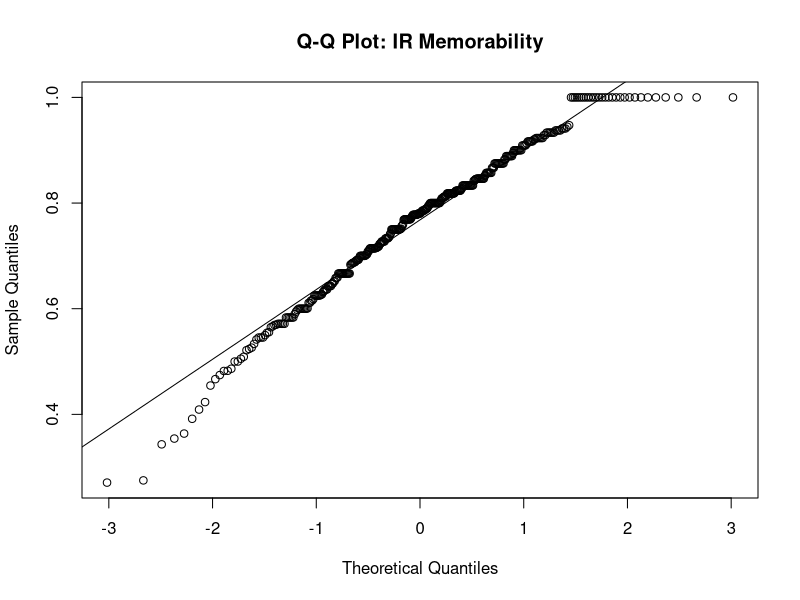
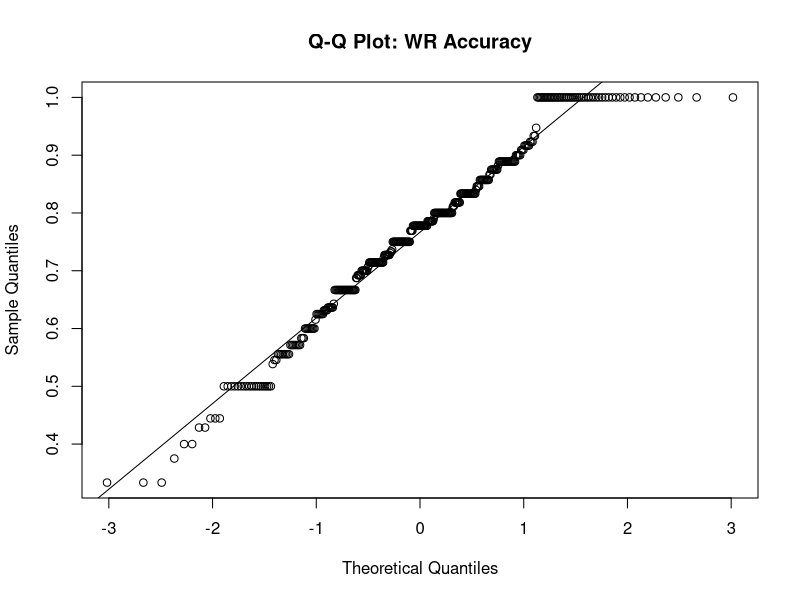
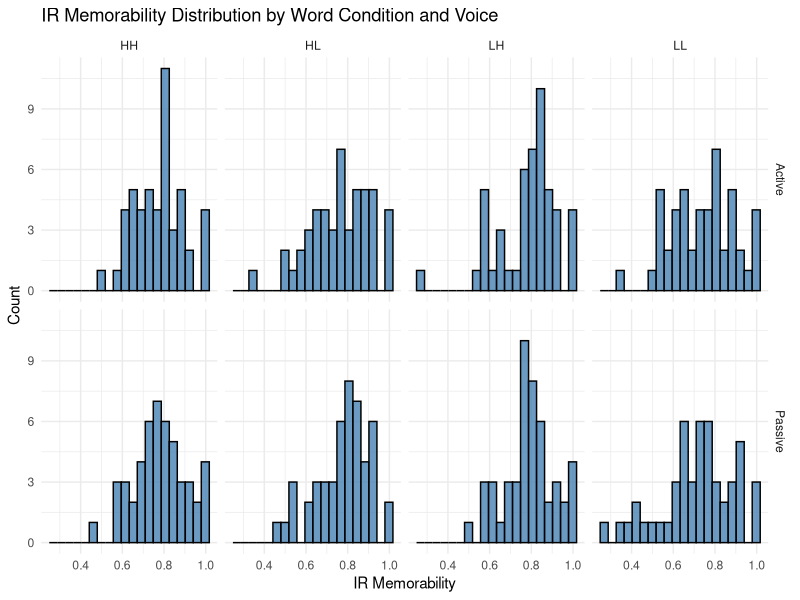
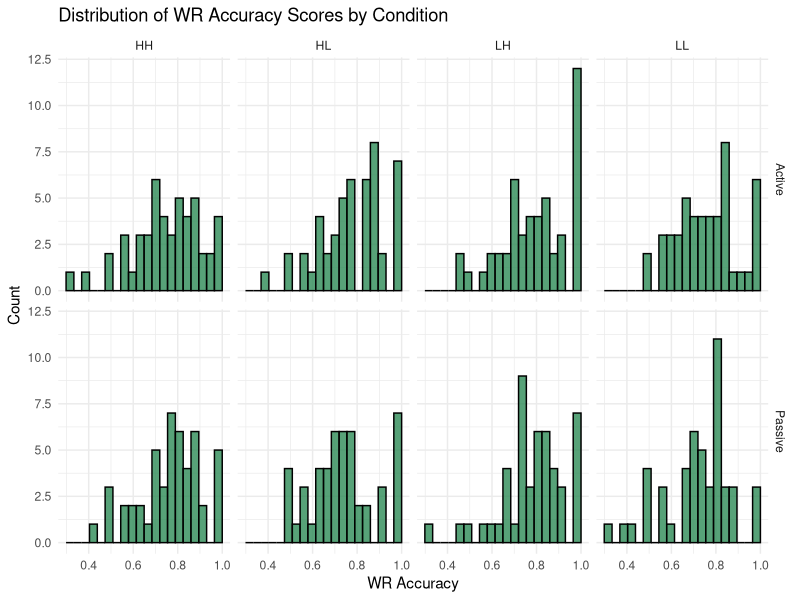
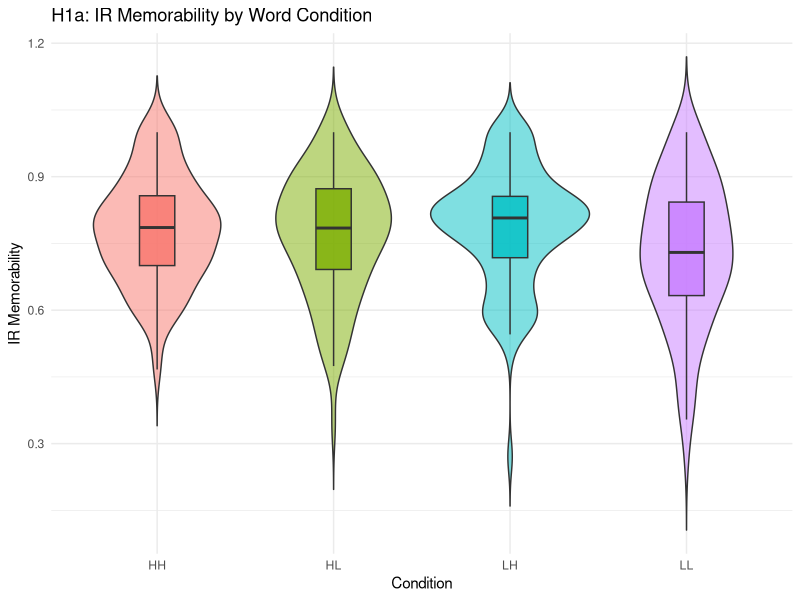
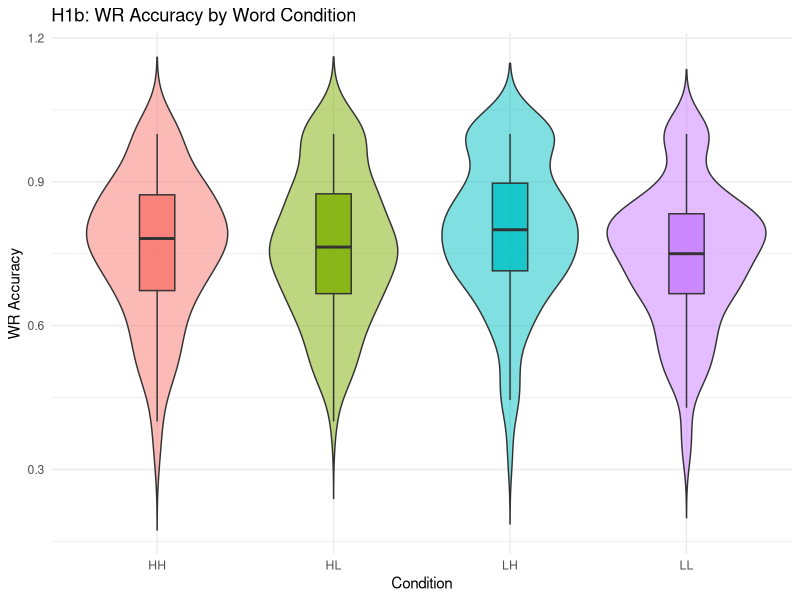
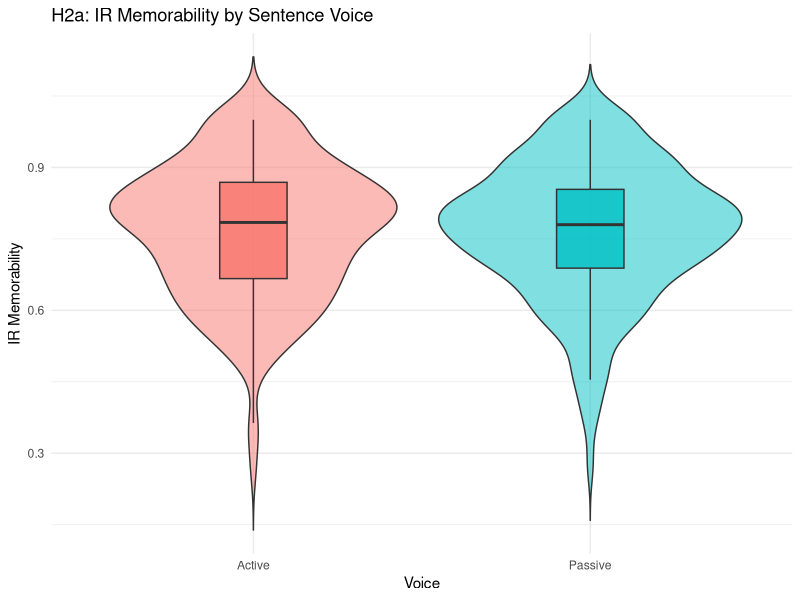
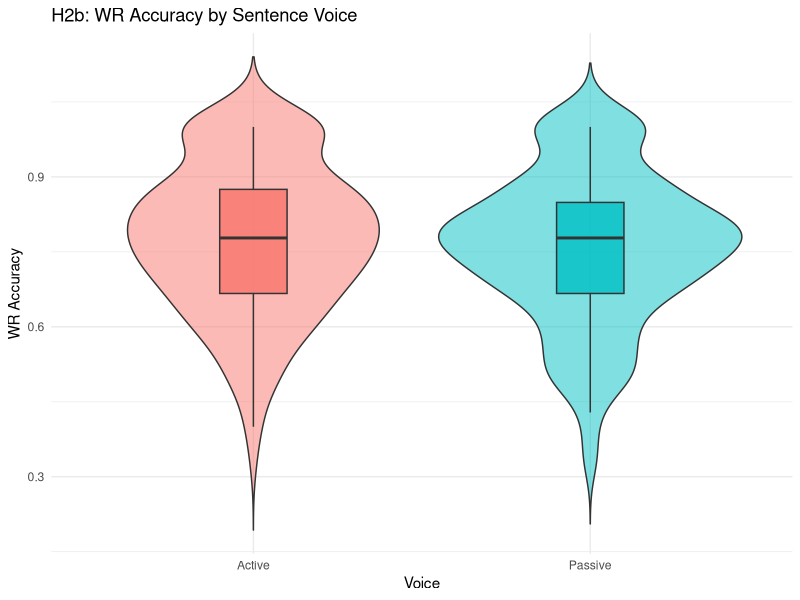

Write R code to recreate these figures, in order.
## ---- chunk 1
library(tidyverse)
library(stringr)
## ---- chunk 2
raw_dataset <- read_csv(
  "sentence_memorability_data.csv",
  na = c("", "NA", "N/A"),
  show_col_types = FALSE
)

aggregated_matrix <- raw_dataset %>%
  filter(isTarget == TRUE) %>%
  arrange(participant_ID, Stimulus, Timestamp) %>%
  mutate(
    # mapping conditions
    Word_Condition = case_when(
  str_detect(Stimulus, "^HH_")  ~ "HH",
  str_detect(Stimulus, "^HVL_") ~ "HL",
  str_detect(Stimulus, "^LVH_") ~ "LH",
  str_detect(Stimulus, "^LVL_") ~ "LL"
),
    Word_Condition = factor(Word_Condition, levels = c("HH","HL","LH","LL")),

    Sentence_Voice = case_when(
      str_detect(Stimulus, "_A$") ~ "Active",
      str_detect(Stimulus, "_P$") ~ "Passive",
      TRUE ~ NA_character_
    ),
    Sentence_Voice = factor(Sentence_Voice, levels = c("Active", "Passive")),

    Accuracy.IR = suppressWarnings(as.numeric(Accuracy.IR)),
    Accuracy.WR = suppressWarnings(as.numeric(Accuracy.WR)),

    # store previous IR result
    prev_IR = lag(Accuracy.IR)
  ) %>%
  group_by(Stimulus, Word_Condition, Sentence_Voice) %>%
  summarise(

    # IR components
    Total_Repeats = sum(isRepeat == TRUE & Event == "Sentence shown", na.rm = TRUE),
    Total_Denom = sum(is.na(isRepeat) & Event == "Sentence shown"),
    Hits = sum(Event == "IR pressed" & isRepeat == TRUE & Accuracy.IR == 1, na.rm = TRUE),
    False_Alarms = sum(Event == "IR pressed" & is.na(isRepeat), na.rm = TRUE),

    # IR metrics
    Hit_Rate = if_else(Total_Repeats > 0, Hits / Total_Repeats, 0),
    False_Alarm_Rate = if_else(Total_Denom > 0, False_Alarms / Total_Denom, 0),
    IR_Memorability = Hit_Rate - False_Alarm_Rate,

    # WR components (after correct IR)
    WR_correct = sum(Event == "WR pressed" & Accuracy.WR == 1 & prev_IR == 1, na.rm = TRUE),
    WR_total   = sum(Event == "WR pressed" & prev_IR == 1, na.rm = TRUE),

    # WR metric
    WR_Accuracy = if_else(WR_total > 0, WR_correct / WR_total, 0),

    .groups = "drop"
  ) %>%
  mutate(WR_Accuracy = replace_na(WR_Accuracy, 0))
## ---- chunk 3
# Testing for Normality
# QQ Plots
qqnorm(aggregated_matrix$IR_Memorability, main = "Q-Q Plot: IR Memorability")
qqline(aggregated_matrix$IR_Memorability)

qqnorm(aggregated_matrix$WR_Accuracy, main = "Q-Q Plot: WR Accuracy")
qqline(aggregated_matrix$WR_Accuracy)

# Shapiro Wilk
shapiro.test(aggregated_matrix$IR_Memorability)
shapiro.test(aggregated_matrix$WR_Accuracy)
## ---- chunk 4
# Graph 1: Histogram of IR Memorability Scores
ggplot(aggregated_matrix, aes(x = IR_Memorability)) +
  geom_histogram(bins = 20, fill = "steelblue", color = "black", alpha = 0.8) +
  facet_grid(Sentence_Voice ~ Word_Condition) +
  labs(
    title = "IR Memorability Distribution by Word Condition and Voice",
    x = "IR Memorability",
    y = "Count"
  ) +
  theme_minimal()

# Graph 2: Histogram of WR Accuracy Scores
ggplot(aggregated_matrix, aes(x = WR_Accuracy)) +
  geom_histogram(bins = 20, fill = "seagreen", color = "black", alpha = 0.8) +
  facet_grid(Sentence_Voice ~ Word_Condition) +
  labs(
    title = "Distribution of WR Accuracy Scores by Condition",
    x = "WR Accuracy",
    y = "Count"
  ) +
  theme_minimal()
## ---- chunk 5
# Graph 3 (H1a): Violin & Boxplot for IR by Word Condition
ggplot(aggregated_matrix, aes(x = Word_Condition, y = IR_Memorability, fill = Word_Condition)) +
  geom_violin(trim = FALSE, alpha = 0.5) +
  geom_boxplot(width = 0.2, outlier.shape = NA, alpha = 0.8) +
  labs(title = "H1a: IR Memorability by Word Condition", x = "Condition", y = "IR Memorability") +
  theme_minimal() + theme(legend.position = "none")

# Graph 4 (H1b): Violin & Boxplot for WR by Word Condition
ggplot(aggregated_matrix, aes(x = Word_Condition, y = WR_Accuracy, fill = Word_Condition)) +
  geom_violin(trim = FALSE, alpha = 0.5) +
  geom_boxplot(width = 0.2, outlier.shape = NA, alpha = 0.8) +
  labs(title = "H1b: WR Accuracy by Word Condition", x = "Condition", y = "WR Accuracy") +
  theme_minimal() + theme(legend.position = "none")
## ---- chunk 6
# Graph 5 (H2a): Violin & Boxplot for IR by Voice
ggplot(aggregated_matrix %>% drop_na(Sentence_Voice), aes(x = Sentence_Voice, y = IR_Memorability, fill = Sentence_Voice)) +
  geom_violin(trim = FALSE, alpha = 0.5) +
  geom_boxplot(width = 0.2, outlier.shape = NA, alpha = 0.8) +
  labs(title = "H2a: IR Memorability by Sentence Voice", x = "Voice", y = "IR Memorability") +
  theme_minimal() + theme(legend.position = "none")

# Graph 6 (H2b): Violin & Boxplot for WR by Voice
ggplot(aggregated_matrix %>% drop_na(Sentence_Voice), aes(x = Sentence_Voice, y = WR_Accuracy, fill = Sentence_Voice)) +
  geom_violin(trim = FALSE, alpha = 0.5) +
  geom_boxplot(width = 0.2, outlier.shape = NA, alpha = 0.8) +
  labs(title = "H2b: WR Accuracy by Sentence Voice", x = "Voice", y = "WR Accuracy") +
  theme_minimal() + theme(legend.position = "none")
## ---- chunk 7
interaction_data <- aggregated_matrix %>%
  drop_na(Word_Condition, Sentence_Voice) %>%
  group_by(Word_Condition, Sentence_Voice) %>%
  summarise(
    Mean_IR = mean(IR_Memorability, na.rm = TRUE),
    Mean_WR = mean(WR_Accuracy, na.rm = TRUE),
    .groups = 'drop'
  )

# Graph 7 (H3a): Interaction Plot for IR
ggplot(interaction_data, aes(x = Word_Condition, y = Mean_IR, color = Sentence_Voice, group = Sentence_Voice)) +
  geom_line(linewidth = 1) + geom_point(size = 3) +
  labs(title = "H3a: Interaction of Word Condition and Voice (IR)", x = "Word Condition", y = "Mean IR Memorability", color = "Voice") +
  theme_minimal()

# Graph 8 (H3b): Interaction Plot for WR 
ggplot(interaction_data, aes(x = Word_Condition, y = Mean_WR, color = Sentence_Voice, group = Sentence_Voice)) +
  geom_line(linewidth = 1) + geom_point(size = 3) +
  labs(title = "H3b: Interaction of Word Condition and Voice (WR)", x = "Word Condition", y = "Mean WR Accuracy", color = "Voice") +
  theme_minimal()
## ---- chunk 8
aggregated_scaled <- aggregated_matrix %>%
  mutate(
    IR_scaled = as.numeric(scale(IR_Memorability)),
    WR_scaled = as.numeric(scale(WR_Accuracy))
  )

# Calculate average scaled IR and WR scores and their standard errors for each word condition
effect_data <- aggregated_scaled %>%
  drop_na(Word_Condition, Sentence_Voice) %>%
  group_by(Word_Condition) %>%
  summarise(
    IR_mean = mean(IR_scaled, na.rm=TRUE),
    IR_se = sd(IR_scaled, na.rm=TRUE)/sqrt(n()),
    WR_mean = mean(WR_scaled, na.rm=TRUE),
    WR_se = sd(WR_scaled, na.rm=TRUE)/sqrt(n()),
    .groups="drop"
  )

# Graph 9 (H4): Word Memorability effects on IR vs WR
effect_data_long <- effect_data %>%
  pivot_longer(cols = c(IR_mean, WR_mean), names_to = "Metric", values_to = "Mean") %>%
  mutate(SE = ifelse(Metric == "IR_mean", IR_se, WR_se))

ggplot(effect_data_long, aes(x = Word_Condition, y = Mean, fill = Metric)) +
  geom_bar(stat = "identity", position = position_dodge()) +
  geom_errorbar(aes(ymin = Mean - SE, ymax = Mean + SE), width = 0.2, position = position_dodge(0.9)) +
  labs(title = "H4: Word Memorability Effect Magnitude (IR vs WR)", x = "Word Condition", y = "Score Magnitude") +
  scale_fill_manual(values = c("steelblue", "seagreen"), labels = c("IR Memorability", "WR Accuracy")) +
  theme_minimal()

# Graph 10 (H5): Sentence Voice effects on IR vs WR
voice_effect <- aggregated_scaled %>%
  drop_na(Sentence_Voice) %>%
  group_by(Sentence_Voice) %>%
  summarise(
    IR_mean = mean(IR_scaled, na.rm=TRUE),
    IR_se = sd(IR_scaled, na.rm=TRUE)/sqrt(n()),
    WR_mean = mean(WR_scaled, na.rm=TRUE),
    WR_se = sd(WR_scaled, na.rm=TRUE)/sqrt(n()),
    .groups="drop"
  ) %>%
  pivot_longer(cols = c(IR_mean, WR_mean), names_to = "Metric", values_to = "Mean") %>%
  mutate(SE = ifelse(Metric == "IR_mean", IR_se, WR_se))

ggplot(voice_effect, aes(x = Sentence_Voice, y = Mean, fill = Metric)) +
  geom_bar(stat = "identity", position = position_dodge()) +
  geom_errorbar(aes(ymin = Mean - SE, ymax = Mean + SE), width = 0.2, position = position_dodge(0.9)) +
  labs(title = "H5: Sentence Voice Effect Magnitude (IR vs WR)", x = "Sentence Voice", y = "Score Magnitude") +
  scale_fill_manual(values = c("steelblue", "seagreen"), labels = c("IR Memorability", "WR Accuracy")) +
  theme_minimal()
## ---- chunk 9
# Descriptive stats by Word Condition
desc_word <- aggregated_matrix %>%
  drop_na(Word_Condition) %>%
  group_by(Word_Condition) %>%
  summarise(
    IR_mean = mean(IR_Memorability, na.rm = TRUE),
    IR_sd = sd(IR_Memorability, na.rm = TRUE),
    IR_median = median(IR_Memorability, na.rm = TRUE),

    WR_mean = mean(WR_Accuracy, na.rm = TRUE),
    WR_sd = sd(WR_Accuracy, na.rm = TRUE),
    WR_median = median(WR_Accuracy, na.rm = TRUE),

    n = n(),
    .groups = "drop"
  )

print(desc_word)
## ---- chunk 10
# Descriptive stats by Sentence Voice
desc_voice <- aggregated_matrix %>%
  drop_na(Sentence_Voice) %>%
  group_by(Sentence_Voice) %>%
  summarise(
    IR_mean = mean(IR_Memorability, na.rm = TRUE),
    IR_sd = sd(IR_Memorability, na.rm = TRUE),
    IR_median = median(IR_Memorability, na.rm = TRUE),

    WR_mean = mean(WR_Accuracy, na.rm = TRUE),
    WR_sd = sd(WR_Accuracy, na.rm = TRUE),
    WR_median = median(WR_Accuracy, na.rm = TRUE),

    n = n(),
    .groups = "drop"
  )

print(desc_voice)
## ---- chunk 11
kruskal_ir_word <- kruskal.test(IR_Memorability ~ Word_Condition, data = aggregated_matrix)
print(kruskal_ir_word)
## ---- chunk 12
kruskal_wr_word <- kruskal.test(WR_Accuracy ~ Word_Condition, data = aggregated_matrix)
print(kruskal_wr_word)
## ---- chunk 13
mw_ir_voice <- wilcox.test(
  IR_Memorability ~ Sentence_Voice,
  data = aggregated_matrix,
  exact = FALSE
)

print(mw_ir_voice)
## ---- chunk 14
mw_wr_voice <- wilcox.test(
  WR_Accuracy ~ Sentence_Voice,
  data = aggregated_matrix,
  exact = FALSE
)

print(mw_wr_voice)
## ---- chunk 15
# Create categorical correctness variables
processed_trials <- raw_dataset %>%
  filter(isTarget == TRUE) %>%
  arrange(participant_ID, Stimulus, Timestamp) %>%
  group_by(participant_ID, Stimulus) %>%
  mutate(
    Word_Condition = case_when(
      str_detect(Stimulus, "^HH_")  ~ "HH",
      str_detect(Stimulus, "^HVL_") ~ "HL",
      str_detect(Stimulus, "^LVH_") ~ "LH",
      str_detect(Stimulus, "^LVL_") ~ "LL"
    ),
    Word_Condition = factor(Word_Condition, levels = c("HH", "HL", "LH", "LL")),

    Sentence_Voice = case_when(
      str_detect(Stimulus, "_A$") ~ "Active",
      str_detect(Stimulus, "_P$") ~ "Passive",
      TRUE ~ NA_character_
    ),
    Sentence_Voice = factor(Sentence_Voice, levels = c("Active", "Passive")),

    Accuracy.IR = suppressWarnings(as.numeric(Accuracy.IR)),
    Accuracy.WR = suppressWarnings(as.numeric(Accuracy.WR)),
    prev_IR = lag(Accuracy.IR)
  ) %>%
  ungroup()

ir_data <- processed_trials %>%
  filter(Event == "IR pressed") %>%
  mutate(
    IR_Result = case_when(
      isRepeat == TRUE & Accuracy.IR == 1 ~ "Correct",
      is.na(isRepeat) ~ "Incorrect",
      TRUE ~ NA_character_
    )
  ) %>%
  filter(!is.na(IR_Result))

wr_data <- processed_trials %>%
  filter(Event == "WR pressed", prev_IR == 1) %>%
  mutate(
    WR_Result = case_when(
      Accuracy.WR == 1 ~ "Correct",
      Accuracy.WR == 0 ~ "Incorrect",
      TRUE ~ NA_character_
    )
  ) %>%
  filter(!is.na(WR_Result))



ir_word_table <- table(ir_data$Word_Condition, ir_data$IR_Result)
fisher_ir_word <- fisher.test(ir_word_table)
print(fisher_ir_word)

wr_word_table <- table(wr_data$Word_Condition, wr_data$WR_Result)
fisher_wr_word <- fisher.test(wr_word_table)
print(fisher_wr_word)

ir_voice_table <- table(ir_data$Sentence_Voice, ir_data$IR_Result)
fisher_ir_voice <- fisher.test(ir_voice_table)
print(fisher_ir_voice)

wr_voice_table <- table(wr_data$Sentence_Voice, wr_data$WR_Result)
fisher_wr_voice <- fisher.test(wr_voice_table)
print(fisher_wr_voice)
## ---- chunk 16
# Create categorical correctness variables

ir_word_table <- table(ir_data$Word_Condition, ir_data$IR_Result)
chisq_ir_word <- chisq.test(ir_word_table)
print(chisq_ir_word)

wr_word_table <- table(wr_data$Word_Condition, wr_data$WR_Result)
chisq_wr_word <- chisq.test(wr_word_table)
print(chisq_wr_word)

ir_voice_table <- table(ir_data$Sentence_Voice, ir_data$IR_Result)
chisq_ir_voice <- chisq.test(ir_voice_table)
print(chisq_ir_voice)

wr_voice_table <- table(wr_data$Sentence_Voice, wr_data$WR_Result)
chisq_wr_voice <- chisq.test(wr_voice_table)
print(chisq_wr_voice)
## ---- chunk 17
# library(tidyverse)
# library(ggcorrplot)
# 
# library(dplyr)
# library(ggcorrplot)
# 
# #  The complete numeric correlation data
# cor_data <- aggregated_matrix %>%
#   select(
#     IR_Memorability,
#     WR_Accuracy,
#     Hit_Rate,
#     False_Alarm_Rate,
#     Hits,
#     False_Alarms,
#     Total_Repeats,
#     Total_Denom,
#     WR_correct,
#     WR_total
#   )
# 
# # Variable order
# var_order <- c(
#   "IR_Memorability",
#   "Hit_Rate",
#   "False_Alarm_Rate",
#   "Hits",
#   "False_Alarms",
#   "Total_Repeats",
#   "Total_Denom",
#   "WR_Accuracy",
#   "WR_correct",
#   "WR_total"
# )
# 
# # Compute Spearman correlation matrix
# cor_matrix <- cor(cor_data, method = "spearman", use = "complete.obs")
# 
# # Reorder matrix
# cor_matrix <- cor_matrix[var_order, var_order]
# 
# # Reorder correlation matrix and visualize pairwise relationships between variables using a Spearman correlation heatmap
# cor_matrix_plot <- cor_matrix[rev(rownames(cor_matrix)), ]
# 
# ggcorrplot(
#   cor_matrix_plot,
#   method = "square",
#   type = "lower",
#   lab = TRUE,
#   lab_size = 3,
#   hc.order = FALSE,
#   colors = c("#d73027", "white", "#1a9850"),
#   title = "Spearman Correlation Matrix: All Variables",
#   ggtheme = theme_minimal()
# )
## ---- chunk 18
ir_wr_counts <- raw_dataset %>%
  arrange(participant_ID, Stimulus, Timestamp) %>%
  group_by(participant_ID) %>%  
  mutate(
    Accuracy.IR = suppressWarnings(as.numeric(Accuracy.IR)),
    Accuracy.WR = suppressWarnings(as.numeric(Accuracy.WR)),
    prev_IR = lag(Accuracy.IR)
  ) %>%
  ungroup() %>%
  summarise(
    IR_Total = sum(Event == "IR pressed", na.rm = TRUE),
    IR_Correct = sum(Event == "IR pressed" & Accuracy.IR == 1 & isRepeat==TRUE, na.rm = TRUE),
    IR_Incorrect = sum(Event == "IR pressed" & Accuracy.IR == 0, na.rm = TRUE),

    WR_Total = sum(Event == "WR pressed" & prev_IR == 1, na.rm = TRUE),
    WR_Correct = sum(Event == "WR pressed" & Accuracy.WR == 1 & prev_IR == 1, na.rm = TRUE),
    WR_Incorrect = sum(Event == "WR pressed" & Accuracy.WR == 0 & prev_IR == 1, na.rm = TRUE)
  )

print(ir_wr_counts)
